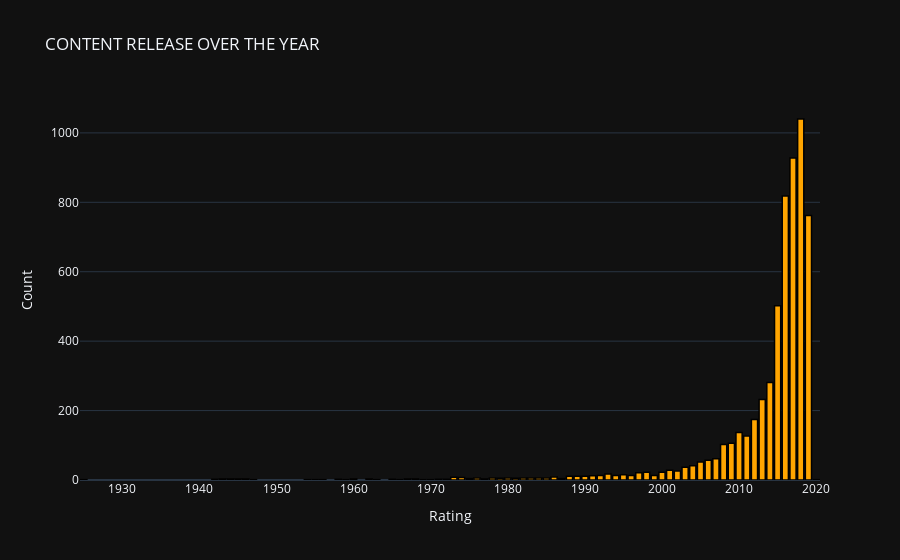

Notebook code for this chart:
### Markdown cell above
### RELEASE YEAR, DURATION, SEASON

### Code cell
temp_df1 = df['release_year'].value_counts().reset_index()


# create trace1
trace1 = go.Bar(
                x = temp_df1['index'],
                y = temp_df1['release_year'],
                marker = dict(color = 'rgb(255,165,0)',
                             line=dict(color='rgb(0,0,0)',width=1.5)))
layout = go.Layout(template= "plotly_dark",title = 'CONTENT RELEASE OVER THE YEAR' , xaxis = dict(title = 'Rating'), yaxis = dict(title = 'Count'))
fig = go.Figure(data = [trace1], layout = layout)
fig.show()

### Figure 1 — Plotly figure (JSON) as saved in the notebook; plotly's stock layout.template omitted (floating-point values rounded to 4 significant figures)
{"data": [{"marker": {"color": "rgb(255,165,0)", "line": {"color": "rgb(0,0,0)", "width": 1.5}}, "type": "bar", "x": [2018, 2017, 2016, 2019, 2015, 2014, 2013, 2012, 2010, 2011, 2009, 2008, 2007, 2006, 2005, 2004, 2003, 2001, 2002, 2000, 1998, 1997, 1993, 1995, 1992, 1996, 1994, 1999, 1991, 1988, 1989, 1990, 1986, 1973, 1974, 1980, 1985, 1978, 1983, 1982, 1984, 1976, 1981, 1979, 1975, 1987, 1960, 1968, 1945, 1944, 1977, 1946, 1962, 1967, 1943, 1971, 1942, 1958, 1965, 1972, 1969, 1959, 1956, 1963, 1970, 1955, 1947, 1966, 2020, 1925, 1954], "y": [1040, 928, 818, 762, 502, 281, 232, 174, 137, 127, 106, 102, 61, 57, 52, 41, 37, 28, 26, 22, 22, 21, 17, 15, 13, 13, 13, 13, 12, 11, 11, 11, 9, 8, 7, 6, 6, 6, 6, 6, 6, 6, 5, 5, 4, 4, 3, 3, 3, 3, 3, 3, 3, 3, 3, 2, 2, 2, 2, 2, 1, 1, 1, 1, 1, 1, 1, 1, 1, 1, 1]}], "layout": {"title": {"text": "CONTENT RELEASE OVER THE YEAR"}, "xaxis": {"title": {"text": "Rating"}}, "yaxis": {"title": {"text": "Count"}}}}
